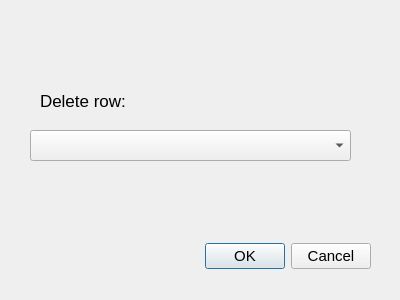
<?xml version="1.0" encoding="UTF-8"?>
<ui version="4.0">
 <class>DialogDrop</class>
 <widget class="QDialog" name="DialogDrop">
  <property name="geometry">
   <rect>
    <x>0</x>
    <y>0</y>
    <width>400</width>
    <height>300</height>
   </rect>
  </property>
  <property name="windowTitle">
   <string>Delete row</string>
  </property>
  <widget class="QDialogButtonBox" name="buttonBox">
   <property name="geometry">
    <rect>
     <x>30</x>
     <y>240</y>
     <width>341</width>
     <height>32</height>
    </rect>
   </property>
   <property name="font">
    <font>
     <pointsize>11</pointsize>
    </font>
   </property>
   <property name="orientation">
    <enum>Qt::Horizontal</enum>
   </property>
   <property name="standardButtons">
    <set>QDialogButtonBox::Cancel|QDialogButtonBox::Ok</set>
   </property>
  </widget>
  <widget class="QComboBox" name="comboBox">
   <property name="geometry">
    <rect>
     <x>30</x>
     <y>130</y>
     <width>321</width>
     <height>31</height>
    </rect>
   </property>
   <property name="font">
    <font>
     <pointsize>11</pointsize>
    </font>
   </property>
  </widget>
  <widget class="QLabel" name="label">
   <property name="geometry">
    <rect>
     <x>40</x>
     <y>90</y>
     <width>141</width>
     <height>21</height>
    </rect>
   </property>
   <property name="font">
    <font>
     <family>Microsoft Sans Serif</family>
     <pointsize>13</pointsize>
    </font>
   </property>
   <property name="text">
    <string>Delete row:</string>
   </property>
  </widget>
 </widget>
 <resources/>
 <connections>
  <connection>
   <sender>buttonBox</sender>
   <signal>accepted()</signal>
   <receiver>DialogDrop</receiver>
   <slot>accept()</slot>
   <hints>
    <hint type="sourcelabel">
     <x>248</x>
     <y>254</y>
    </hint>
    <hint type="destinationlabel">
     <x>157</x>
     <y>274</y>
    </hint>
   </hints>
  </connection>
  <connection>
   <sender>buttonBox</sender>
   <signal>rejected()</signal>
   <receiver>DialogDrop</receiver>
   <slot>reject()</slot>
   <hints>
    <hint type="sourcelabel">
     <x>316</x>
     <y>260</y>
    </hint>
    <hint type="destinationlabel">
     <x>286</x>
     <y>274</y>
    </hint>
   </hints>
  </connection>
 </connections>
</ui>
